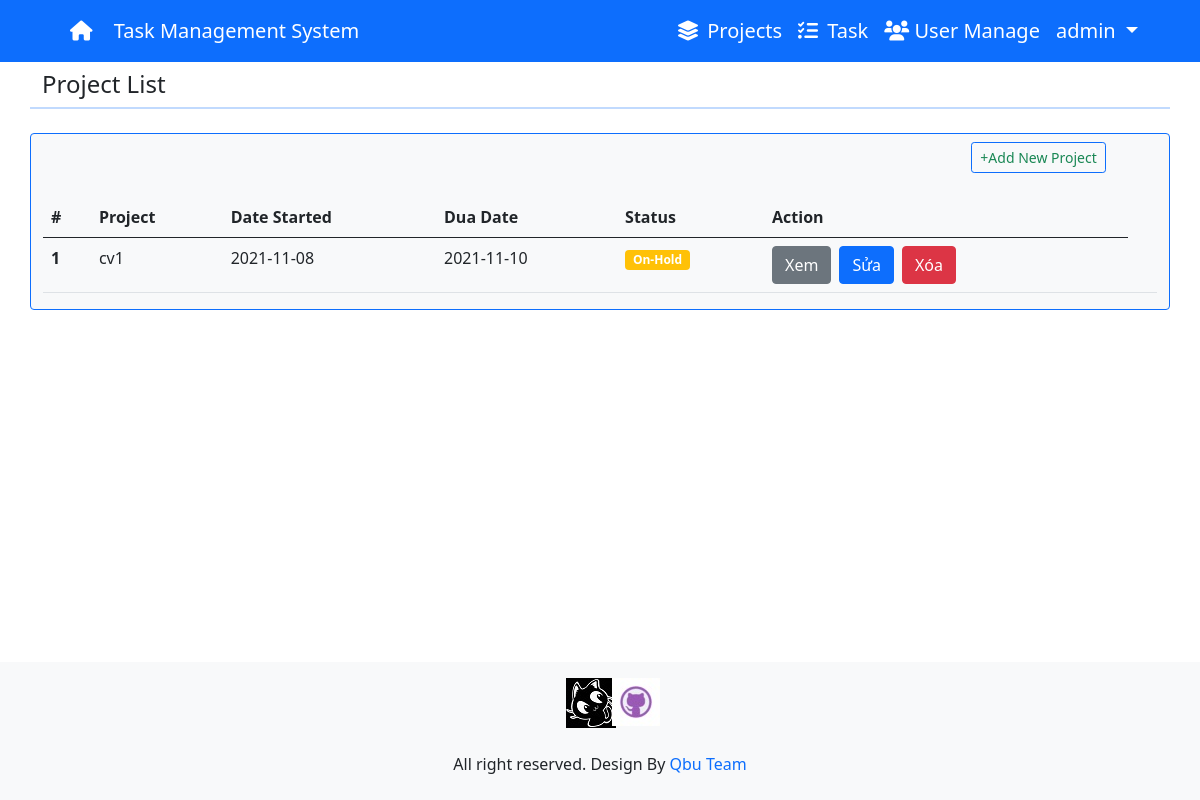
/View/project_list.php (signed in), run on the app's committed database.
### tables this page shows
CREATE TABLE `tb_project` (
  `pj_id` int(100) UNSIGNED NOT NULL,
  `pj_name` varchar(100) NOT NULL,
  `pj_note` varchar(300) NOT NULL,
  `pj_start` date NOT NULL,
  `pj_end` date NOT NULL,
  `pj_status` tinyint(4) NOT NULL,
  `pj_manager` int(10) UNSIGNED NOT NULL,
  `pj_createdtime` datetime NOT NULL DEFAULT current_timestamp()
);

### View/project_list.php (the view, shortened to what this page needs)
<?php
    if(isset($_SESSION['CurrentUser'])){
        include('../reuse/header.php');
        include('../reuse/config.php');
?>
<div class="content-header">
	<div class="container">
		<div class="row mb-2 mt-2">
			<div class="col-sm-4">
				<h4>Project List</h4>
			</div>
			<hr class="border border-bottom-5 border-primary">
		</div>
	</div>
</div>
<div class="container bg-light border border-top border-primary rounded-2">
	<div class="row pt-2">
		<div class="col">
			<div class="mb-2  mb-lg-0 d-flex justify-content-end">
				<div class="col-md-2 ">
					<div class="card-tools">
						<a class="btn btn-sm btn-outline-success border-primary me-2 mb-4" href="new_project.php"> <i class="fal fa-plus"></i>Add New Project</a>
					</div>
				</div>
			</div>
			<table class="table">
				<thead>
					<tr>
						<th scope="col">#</th>
						<th scope="col">Project</th>
						<th scope="col">Date Started</th>
						<th scope="col">Dua Date</th>
						<th scope="col">Status</th>
						<th scope="col">Action</th>
					</tr>
				</thead>
				<tbody>
					<?php
					$sql = "SELECT * FROM tb_project";
					$result = mysqli_query($conn, $sql);
					$count = 1;
					if (mysqli_num_rows($result) > 0) {
						while ($row = mysqli_fetch_assoc($result)) {
							echo '<tr>';
							echo '<th scope="row">' . $count++ . '</th>';
							echo '<td>' . $row['pj_name'] . '</td>';
							echo '<td>' . $row['pj_start'] . '</td>';
							echo '<td>' . $row['pj_end'] . '</td>';
							if ($row['pj_status'] == 1) {
								echo '<td ><span class="badge bg-secondary">Pending</span></td>';
							} else if ($row['pj_status'] == 2) {
								echo '<td><span class="badge bg-warning">On-Hold</span></td>';
							} else {
								echo '<td><span class="badge bg-success">Done</span></td>';
							}
							echo '<td>';
							echo '<a class = "btn btn-secondary me-2" href = "view_project.php?id=' . $row['pj_id'] . '">Xem</a>';
							echo '<a class = "btn btn-primary me-2" href = "edit_project.php?id=' . $row['pj_id'] . '">Sửa</a>';
							echo '<a class = "btn btn-danger deleteProject" name = "' . $row['pj_id'] . '">Xóa</a>';
							echo '<td>';
							echo '</tr>';
						}
					}
					?>
				</tbody>
			</table>
		</div>
	</div>
</div>
<?php
include('../reuse/footer.php');
}else header("Location: ../index.php");
?>

### data on the page
tb_project: pj_name "cv1", pj_start "2021-11-08", pj_end "2021-11-10", pj_status "On-Hold"

### other printed values
$_SESSION['CurrentUser'] "admin"
